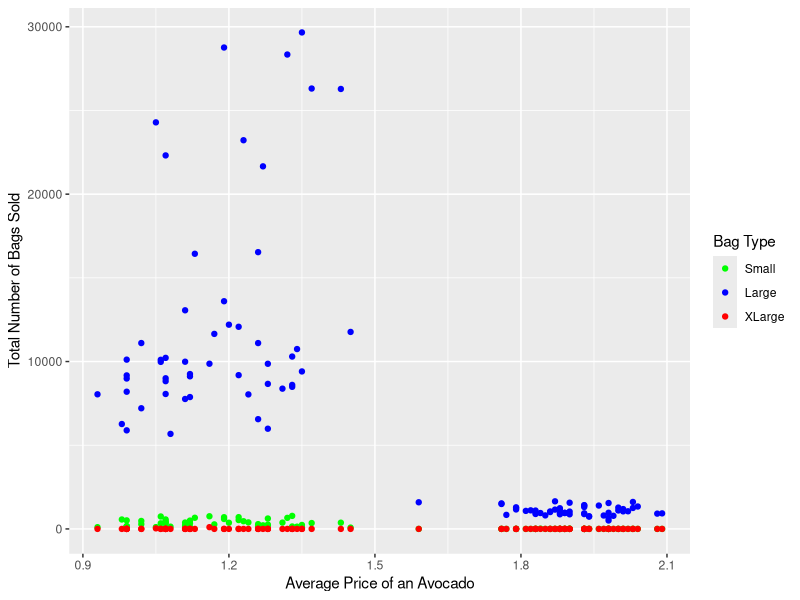
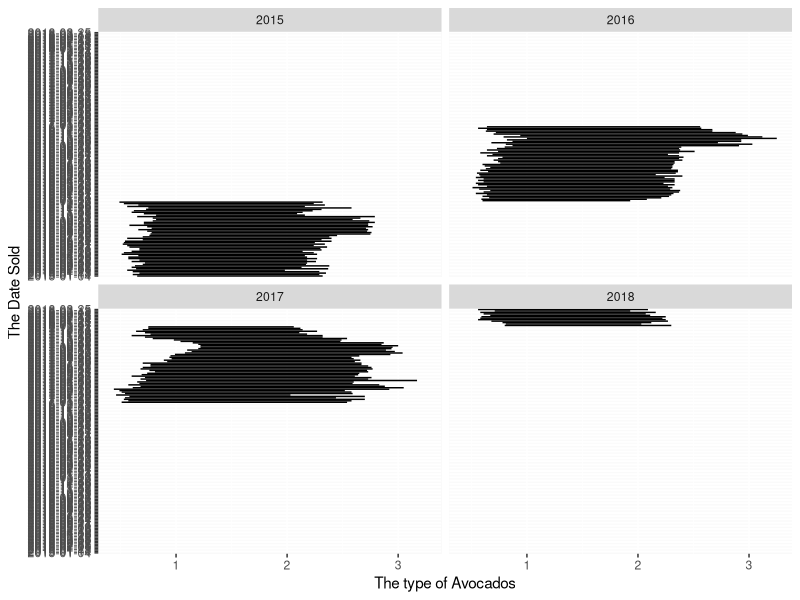
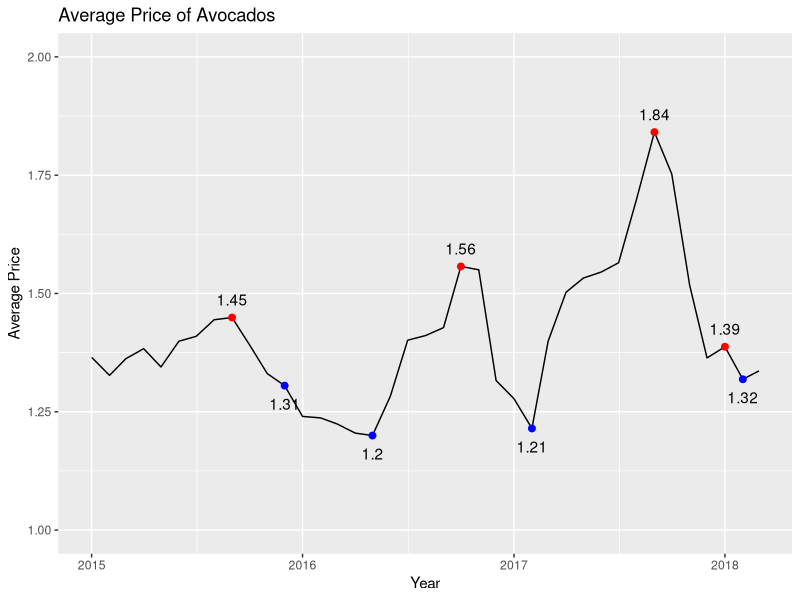
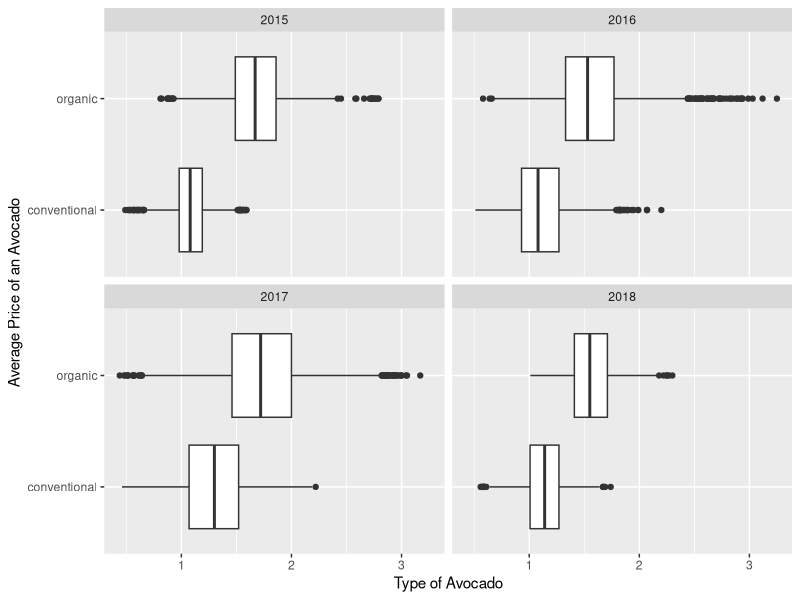
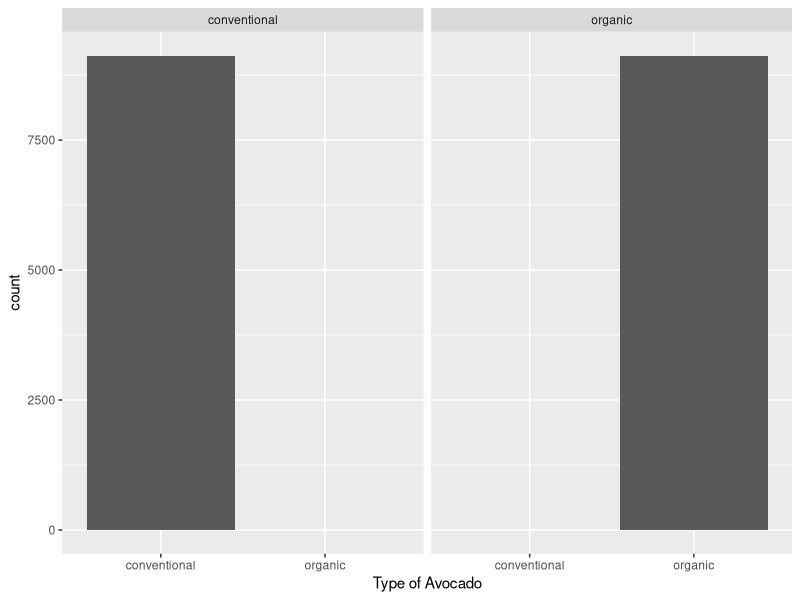
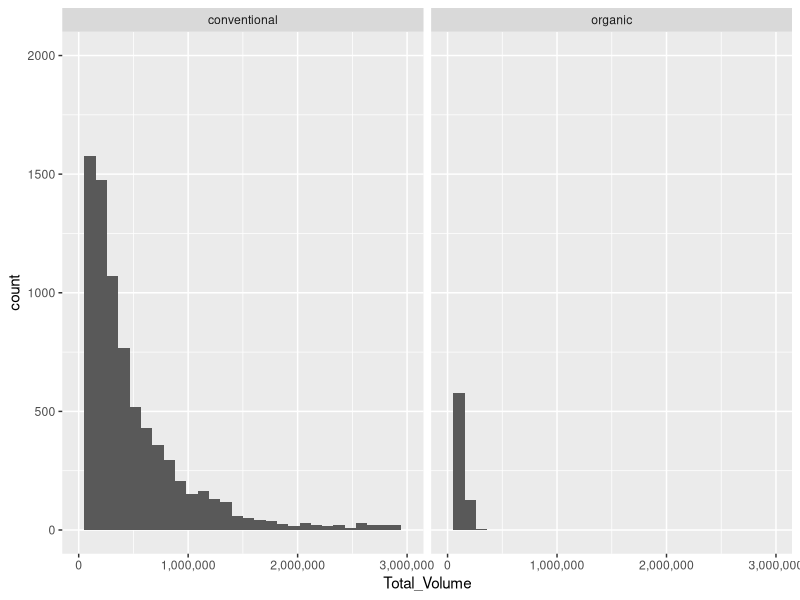

The R source for these figures, in order:
## ---- chunk 1
knitr::opts_chunk$set(echo = TRUE)
library(ggplot2)
library(dplyr)
## ---- chunk 2
avo = read.csv("avocado.csv", header = TRUE)
#avo
## ---- chunk 3
#Kennedy
avo_scatter = avo
avo_scatter <- avo_scatter %>% filter(region == "Albany" & year == "2015")

#Plotting the data 
scatterPlot = ggplot(avo_scatter, aes(x = AveragePrice, 
                                      y = Total_Bags, 
                                      color = variable)) + 
  geom_point(aes(y = Small_Bags, color = "green")) +
  geom_point(aes(y = Large_Bags, color = "blue")) + 
  geom_point(aes(y = XLarge_Bags, color = "red")) +
  scale_color_manual(labels = c("Small", "Large", "XLarge"),
                     values = c("green", "blue", "red"))

print(scatterPlot + labs(x = "Average Price of an Avocado", 
                         y = "Total Number of Bags Sold",
                         color = "Bag Type"))
## ---- chunk 4
#Vrinda
avo_line = avo

linePlot = ggplot(avo_line, aes(x = AveragePrice, y = Date)) + geom_line() +
  facet_wrap(~year)

print(linePlot + labs(x = "The type of Avocados",
                     y = "The Date Sold"))
## ---- chunk 5
#Andrew
#Time Series
avo_time = avo
avo_time2 <- avo_time %>%
  mutate(Date = as.Date(Date)) %>%
  group_by(year = lubridate::year(Date), month = lubridate::month(Date)) %>%
  summarise(ave_price = mean(AveragePrice))

#Most expensive
avo_time_most <- avo_time2 %>% slice_max(ave_price)

#Least expensive
avo_time_least <- avo_time2 %>% slice_min(ave_price)

#Make Graph
ggplot(data = avo_time2, aes(x = as.Date(paste(year, month, "01", sep = "-")), y = ave_price)) +
  geom_line() +
  geom_point(data = avo_time_most, aes(x = as.Date(paste(year, month, "01", sep = "-")), 
                                       y = ave_price), size = 2, color = "red") +
  geom_text(data = avo_time_most, aes(label=round(ave_price, 2),
                                      x = as.Date(paste(year, month, "01", sep = "-")),
                                      y = ave_price), vjust = -1) +
  geom_point(data = avo_time_least, aes(x = as.Date(paste(year, month, "01", sep = "-")), 
                                       y = ave_price), size = 2, color = "blue") +
  geom_text(data = avo_time_least, aes(label=round(ave_price, 2),
                                      x = as.Date(paste(year, month, "01", sep = "-")),
                                      y = ave_price), vjust = 2) +
  labs(title = "Average Price of Avocados", x = "Year", y = "Average Price") +
  ylim(1, 2) 
  
## ---- chunk 6
#Kennedy
avo_box = avo

#Plotting the data
boxPlot = ggplot(avo_box, aes(x = AveragePrice, y = type)) + geom_boxplot() +
  facet_wrap(~year)

print(boxPlot + labs(x = "Type of Avocado",
                     y = "Average Price of an Avocado"))

## ---- chunk 7
#Vrinda

avo_bar = avo
barPlot = ggplot(avo_bar, aes(x = type)) + geom_bar() +
  facet_wrap(~type)

print(barPlot + labs(x = "Type of Avocado"))
## ---- chunk 8
#Andrew
avo_hist = avo
avo_hist2 <- subset(avo_hist, !(region %in% c("Midsouth", "Northeast", "SouthCentral",
                                              "Southeast", "West", "TotalUS" )))

ggplot(data = avo_hist2, aes(x = Total_Volume)) +
  geom_histogram() +
  scale_x_continuous(limits = c(0, 3000000), labels = scales::comma_format()) +
  coord_cartesian(ylim = c(0, 2000)) +
  facet_wrap(~type)

